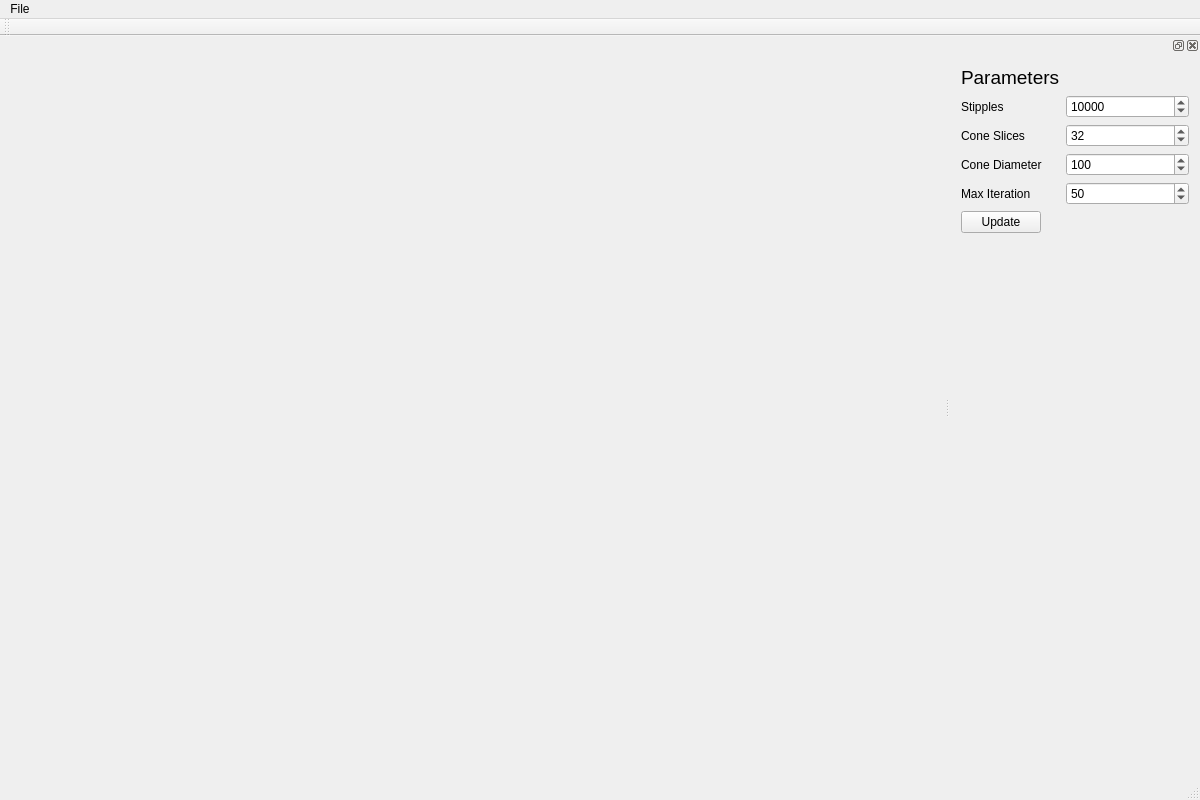
<?xml version="1.0" encoding="UTF-8"?>
<ui version="4.0">
 <class>wvs_main_window</class>
 <widget class="QMainWindow" name="wvs_main_window">
  <property name="geometry">
   <rect>
    <x>0</x>
    <y>0</y>
    <width>1200</width>
    <height>800</height>
   </rect>
  </property>
  <property name="windowTitle">
   <string>Weighted Voronoi Stippling</string>
  </property>
  <property name="tabShape">
   <enum>QTabWidget::Triangular</enum>
  </property>
  <widget class="QWidget" name="centralWidget">
   <layout class="QGridLayout" name="gridLayout">
    <item row="0" column="0">
     <widget class="GLContainer" name="widget" native="true"/>
    </item>
   </layout>
  </widget>
  <widget class="QMenuBar" name="menuBar">
   <property name="geometry">
    <rect>
     <x>0</x>
     <y>0</y>
     <width>1200</width>
     <height>26</height>
    </rect>
   </property>
   <widget class="QMenu" name="menuFile">
    <property name="title">
     <string>File</string>
    </property>
    <addaction name="actionOpen"/>
    <addaction name="actionSave_as_an_svg_file"/>
    <addaction name="actionSave_as_a_bitmap"/>
   </widget>
   <addaction name="menuFile"/>
  </widget>
  <widget class="QToolBar" name="mainToolBar">
   <attribute name="toolBarArea">
    <enum>TopToolBarArea</enum>
   </attribute>
   <attribute name="toolBarBreak">
    <bool>false</bool>
   </attribute>
  </widget>
  <widget class="QStatusBar" name="statusBar"/>
  <widget class="QDockWidget" name="dockWidget">
   <property name="minimumSize">
    <size>
     <width>250</width>
     <height>407</height>
    </size>
   </property>
   <property name="allowedAreas">
    <set>Qt::AllDockWidgetAreas</set>
   </property>
   <attribute name="dockWidgetArea">
    <number>2</number>
   </attribute>
   <widget class="QWidget" name="dockWidgetContents">
    <layout class="QFormLayout" name="formLayout">
     <property name="fieldGrowthPolicy">
      <enum>QFormLayout::AllNonFixedFieldsGrow</enum>
     </property>
     <item row="1" column="0">
      <widget class="QLabel" name="label_5">
       <property name="font">
        <font>
         <pointsize>14</pointsize>
        </font>
       </property>
       <property name="text">
        <string>Parameters</string>
       </property>
      </widget>
     </item>
     <item row="2" column="0">
      <widget class="QLabel" name="label_2">
       <property name="text">
        <string>Stipples</string>
       </property>
      </widget>
     </item>
     <item row="2" column="1">
      <widget class="QSpinBox" name="stipplesSB">
       <property name="minimum">
        <number>1</number>
       </property>
       <property name="maximum">
        <number>100000</number>
       </property>
       <property name="value">
        <number>10000</number>
       </property>
      </widget>
     </item>
     <item row="3" column="0">
      <widget class="QLabel" name="label_3">
       <property name="text">
        <string>Cone Slices</string>
       </property>
      </widget>
     </item>
     <item row="3" column="1">
      <widget class="QSpinBox" name="coneSlicesSB">
       <property name="minimum">
        <number>4</number>
       </property>
       <property name="maximum">
        <number>128</number>
       </property>
       <property name="value">
        <number>32</number>
       </property>
      </widget>
     </item>
     <item row="4" column="0">
      <widget class="QLabel" name="label_4">
       <property name="text">
        <string>Cone Diameter</string>
       </property>
      </widget>
     </item>
     <item row="4" column="1">
      <widget class="QSpinBox" name="coneDiameterSB">
       <property name="minimum">
        <number>10</number>
       </property>
       <property name="maximum">
        <number>1000</number>
       </property>
       <property name="value">
        <number>100</number>
       </property>
      </widget>
     </item>
     <item row="5" column="0">
      <widget class="QLabel" name="label">
       <property name="text">
        <string>Max Iteration</string>
       </property>
      </widget>
     </item>
     <item row="5" column="1">
      <widget class="QSpinBox" name="maxIterSB">
       <property name="maximum">
        <number>100000</number>
       </property>
       <property name="value">
        <number>50</number>
       </property>
      </widget>
     </item>
     <item row="10" column="0">
      <widget class="QPushButton" name="updateParametersButton">
       <property name="text">
        <string>Update</string>
       </property>
      </widget>
     </item>
    </layout>
   </widget>
  </widget>
  <action name="actionOpen">
   <property name="text">
    <string>Open</string>
   </property>
  </action>
  <action name="actionSave_as_an_svg_file">
   <property name="text">
    <string>Save as SVG</string>
   </property>
  </action>
  <action name="actionSave_as_a_bitmap">
   <property name="text">
    <string>Save as Bitmap</string>
   </property>
  </action>
 </widget>
 <layoutdefault spacing="6" margin="11"/>
 <customwidgets>
  <customwidget>
   <class>GLContainer</class>
   <extends>QWidget</extends>
   <header>GLContainer.h</header>
   <container>1</container>
  </customwidget>
 </customwidgets>
 <resources/>
 <connections/>
</ui>
